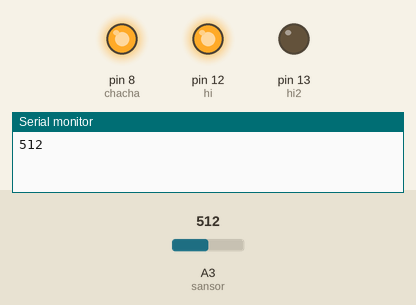
Recording of a sketch running on a simulated Arduino Uno, built with avr-gcc and run on an emulated ATmega328P. On the bench: output pins drawn as LEDs (lit = HIGH), the last lines printed to the serial monitor. Inputs (shaded band) come from the test bench; at power-on: A3 (sansor) = 512.

Above: at 0.05 s.
At 0.75 s:
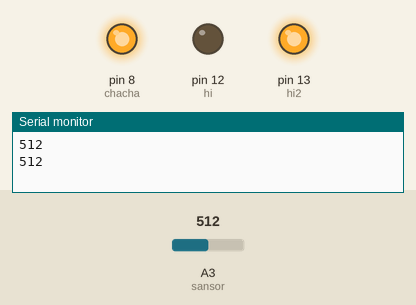
At 1.45 s:
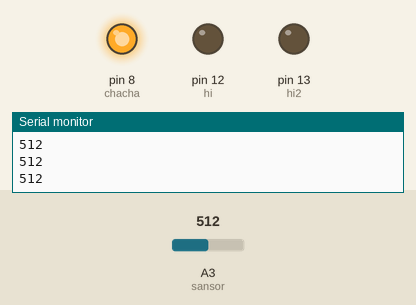
At 2.15 s:
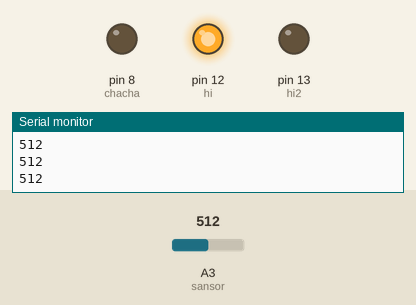
At 2.85 s:
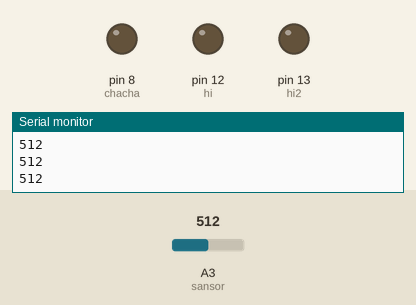
Timing chart, 0 to 3.1 s (numbered marks = the images above):
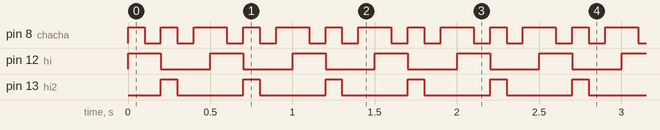

The sketch:

Day9.ino
```cpp
int hi=12;
int hi2=13;
int chacha=8;
int sansor=A3;
void setup() {
  // put your setup code here, to run once:
 pinMode(hi,OUTPUT);
 pinMode(hi2,OUTPUT);
 pinMode(chacha,OUTPUT);
 Serial.begin(9600);
}

void loop() {
  // put your main code here, to run repeatedly:
  int sanval=analogRead(sansor);
  Serial.println(sanval);
  digitalWrite(hi,HIGH);
  digitalWrite(chacha,HIGH);
  delay(100);
  digitalWrite(chacha,LOW);
  delay(100);
  digitalWrite(hi,LOW);
  digitalWrite(hi2,HIGH);
  digitalWrite(chacha,HIGH);
  delay(100);
  digitalWrite(hi2,LOW);
  digitalWrite(chacha,LOW);
  delay(100);
  digitalWrite(chacha,HIGH);
  delay(100);
  digitalWrite(chacha,LOW);
}
```

Measured:
- by itself, pin 8 (chacha): repeats every 0.50 s: LOW 0.10 s, HIGH 0.10 s, LOW 0.10 s, HIGH 0.20 s
- by itself, pin 12 (hi): alternates HIGH for 0.20 s and LOW for 0.30 s
- by itself, pin 13 (hi2): alternates HIGH for 0.10 s and LOW for 0.40 s
